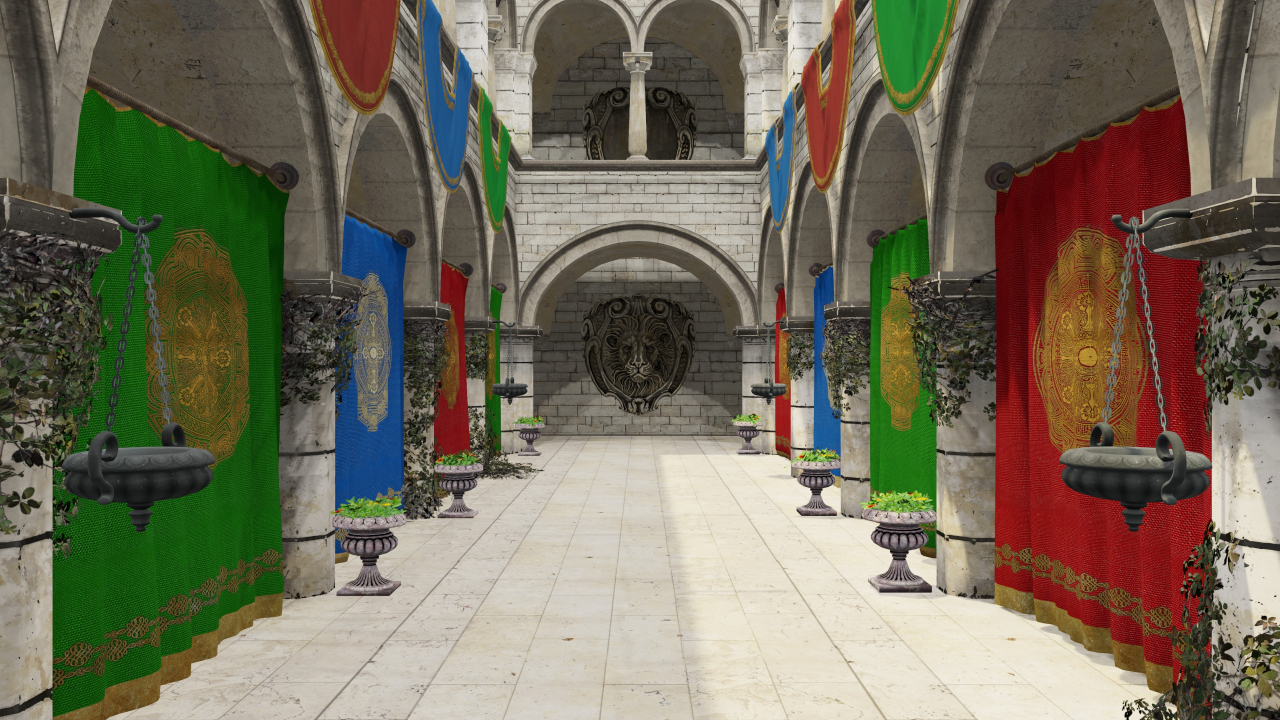
%> input picture sponza.jpg, 3840 x 2160 px (shown at 1/3 size)
$ octave --eval "result = orientation_map(rgb2gray(imread('sponza.jpg')));"   (GNU Octave 9; MATLAB toolbox functions it lacks are replaced by stand-ins)
%> lines starting %> are read from the running program, lines starting %| are printed output that depends on the picture
### pyr_reduce.m
function [ imgout ] = pyr_reduce( img )
%PYR_REDUCE  Image pyramid reduction
%   B = PYR_REDUCE( A )  If A is M-by-N, then the size of B
%	is ceil(M/2)-by-ceil(N/2). Support gray or rgb image.
%	B will be transformed to double class.
%	Results the same w/ MATLAB func impyramid.
% Yan Ke @ THUEE, xjed09@gmail.com

kernelWidth = 5; % default
cw = .375; % kernel centre weight, same as MATLAB func impyramid. 0.6 in the Paper
ker1d = [.25-cw/2 .25 cw .25 .25-cw/2];
kernel = kron(ker1d,ker1d');

img = im2double(img);
sz = size(img);
imgout = [];

for p = 1:size(img,3)
	img1 = img(:,:,p);
	imgFiltered = imfilter(img1,kernel,'replicate','same');
	imgout(:,:,p) = imgFiltered(1:2:sz(1),1:2:sz(2));
end

end

### genPyr.m
function [ pyr ] = genPyr( img, type, level )
%> called with type = 'gauss', level = 10
%GENPYR generate Gaussian or Laplacian pyramid
%   PYR = GENPYR(A,TYPE,LEVEL) A is the input image,
%	can be gray or rgb, will be forced to double.
%	TYPE can be 'gauss' or 'laplace'.
%	PYR is a 1*LEVEL cell array.
% Yan Ke @ THUEE, xjed09@gmail.com

pyr = cell(1,level);
pyr{1} = im2double(img);
for p = 2:level
	pyr{p} = pyr_reduce(pyr{p-1});
end
%> this loop made 9 passes
%> sz in pyr_reduce on passes 8 to 9: [17 30], [9 15]
%> pass 1, in pyr_reduce, `img = im2double(img);`:
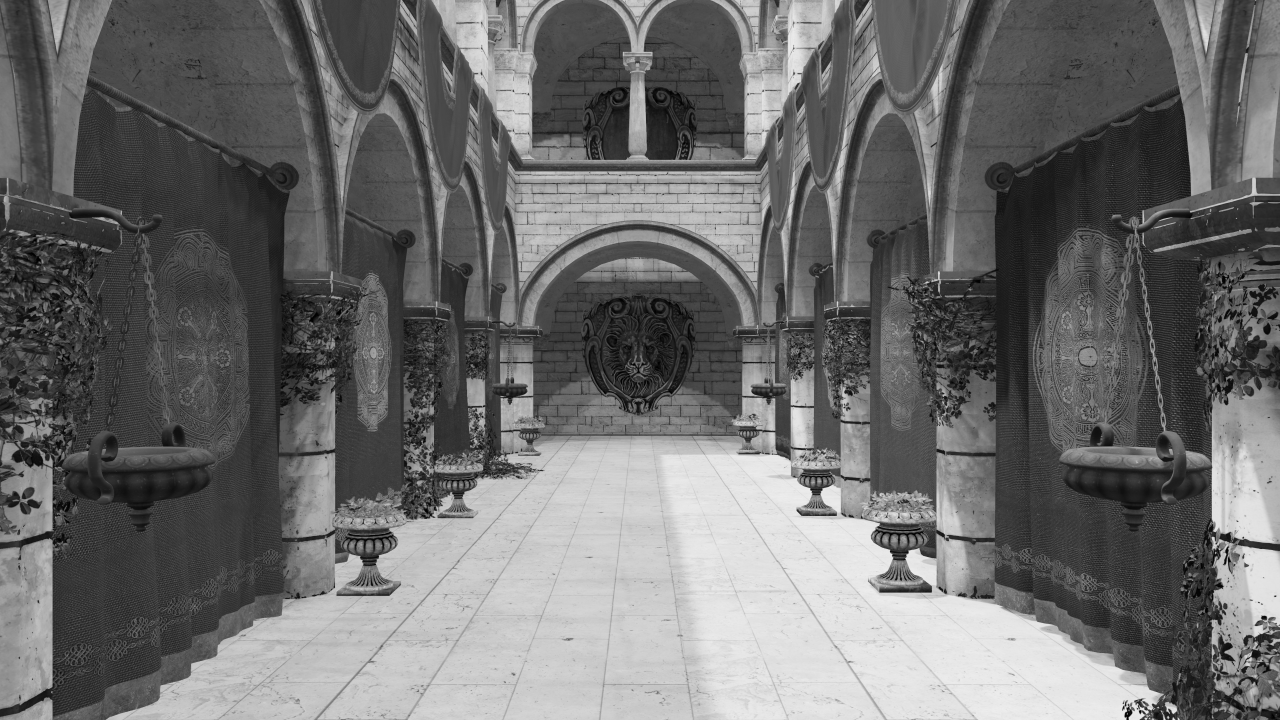
%> img: size 2160x3840 double (shown at 1/3 size); min 0, max 0.965, mean 0.427
%> pass 3, in pyr_reduce (call 3), `img = im2double(img);`:
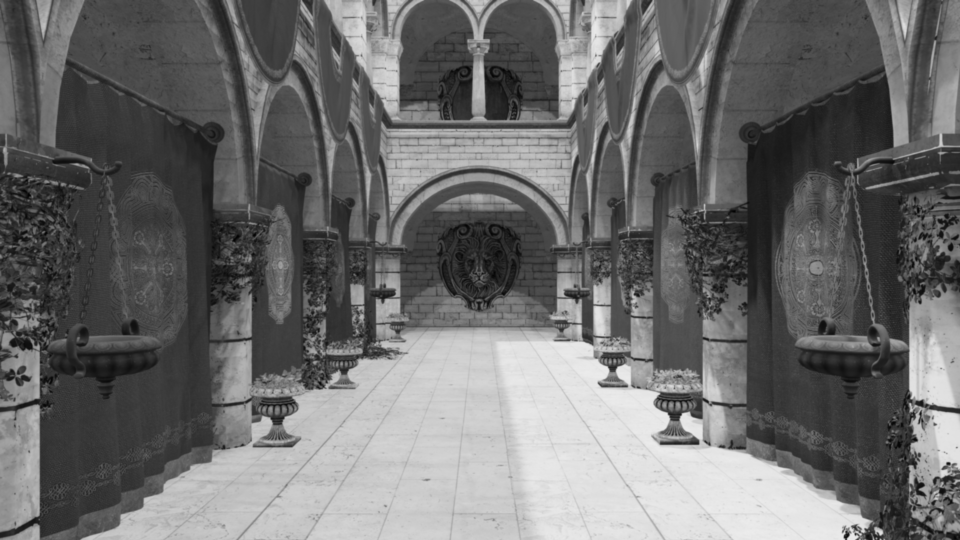
%> img: size 540x960 double; min 0.0134, max 0.927, mean 0.427
%> after the loop, pyr = 10 items
if strcmp(type,'gauss'), return; end

for p = level-1:-1:1 % adjust the image size
	osz = size(pyr{p+1})*2-1;
	pyr{p} = pyr{p}(1:osz(1),1:osz(2),:);
end

for p = 1:level-1
	pyr{p} = pyr{p}-pyr_expand(pyr{p+1});
end

end

### orientation_map.m
function or_map = orientation_map(I)

pyr_or = genPyr(I,'gauss',10);
%> pyr_or = 10 items
[Gx,Gy] = imgradientxy(pyr_or{4},'sobel');
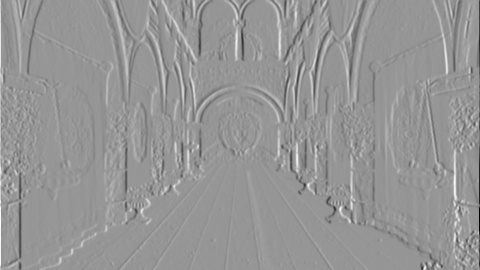
%> Gx: size 270x480 double; min -3.54, max 2.48, mean 0.000871; drawn with min black and max white
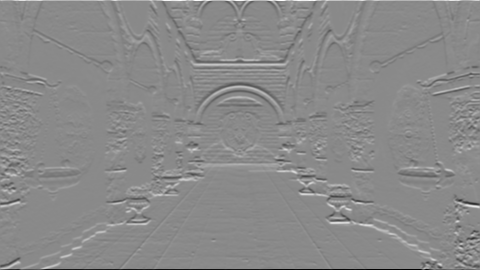
%> Gy: size 270x480 double; min -3.68, max 3.13, mean 0.00466; drawn with min black and max white
Gx = imresize(Gx,size(I));
%> Gx: size 2160x3840 double
Gy = imresize(Gy,size(I));
%> Gy: size 2160x3840 double
Gdir = atan2(Gy,Gx)-pi/2;
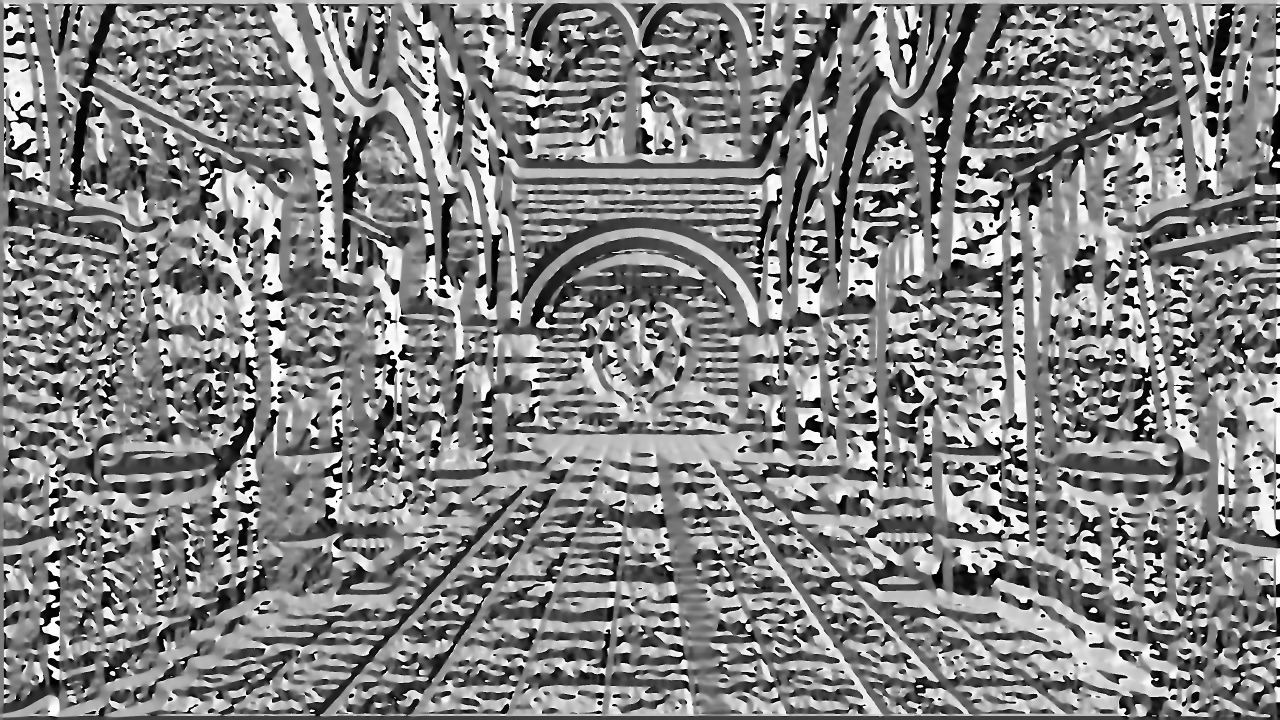
%> Gdir: size 2160x3840 double (shown at 1/3 size); min -4.71, max 1.57, mean -1.49; drawn with min black and max white
or_map = Gdir;
